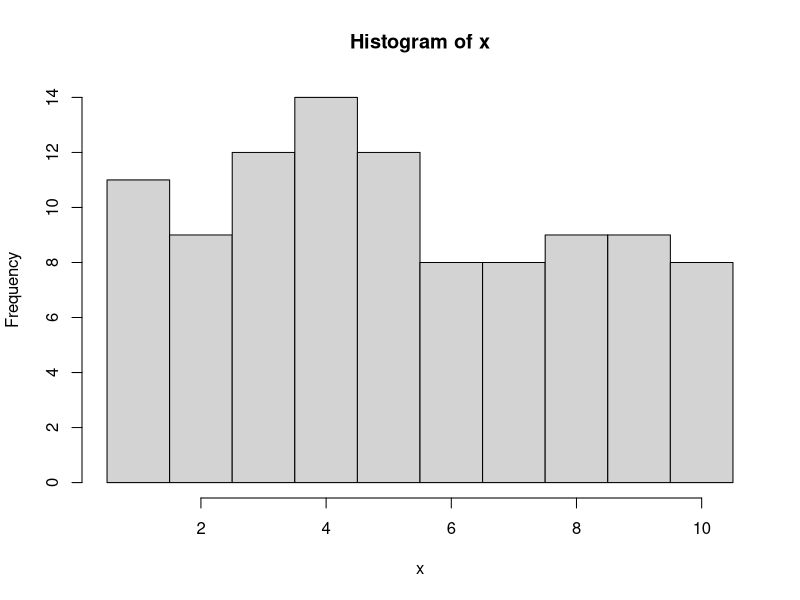
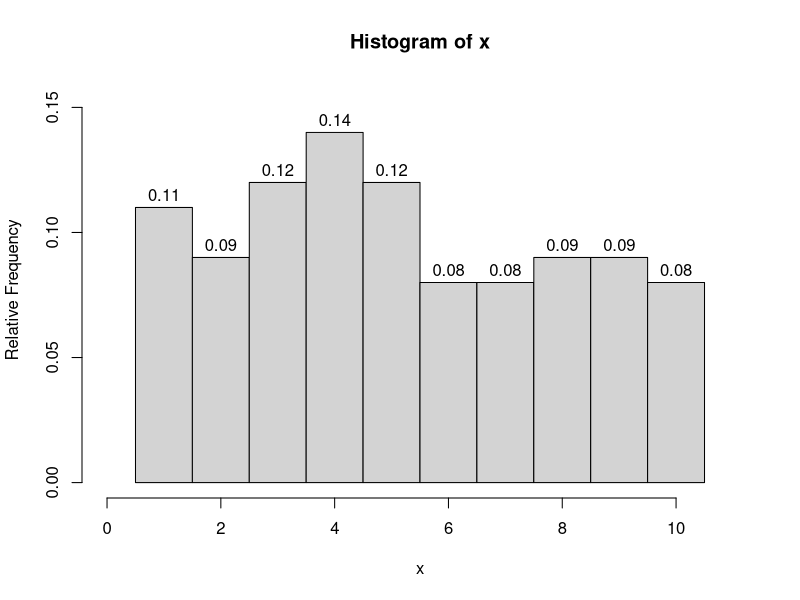

These figures' R source, in order:
## ---- chunk 1

# reseed for exam question
set.seed(runif(1,3,7))

n = 100
i = 1:n
type = sample(1:2,1)
ns = c(8,10)[type]
x = sample(1:ns,n,T)
brks = 1:(ns+1)-0.5
myhist = hist(x,breaks=brks)
counts = myhist$counts
strdie = c("eight","ten")[type]

while(T){
  b1 = sample(brks[3:(length(brks)-1)],1)
  n1 = sum(x<b1)
  b2 = sample(brks[2:(length(brks)-2)],1)
  n2 = sum(x>b2)
  b3 = sort(sample(brks[2:(length(brks)-1)],2))
  c3 = mean(b3)
  r3 = (b3[2]-b3[1])/2
  n3 = sum(abs(x-c3)<r3)
  b4 = sort(sample(brks[2:(length(brks)-1)],2))
  c4 = mean(b4)
  r4 = (b4[2]-b4[1])/2
  n4 = sum(abs(x-c4)>r4)
  
  b5 = sample(brks[3:(length(brks)-1)],1)
  n5 = sum(x<b5)
  b6 = sample(brks[2:(length(brks)-2)],1)
  n6 = sum(x>b6)
  b7 = sort(sample(brks[2:(length(brks)-1)],2))
  c7 = mean(b7)
  r7 = (b7[2]-b7[1])/2
  if(r7==round(r7)){
    wrd7 = "integer"
  } else {
    wrd7 = "half-integer"
  }
  n7 = sum(abs(x-c7)<r7)
  b8 = sort(sample(brks[2:(length(brks)-1)],2))
  c8 = mean(b8)
  r8 = (b8[2]-b8[1])/2
  if(r8==round(r8)){
    wrd8 = "integer"
  } else {
    wrd8 = "half-integer"
  }
  n8 = sum(abs(x-c8)>r8)
  p1 = n1/n
  p2 = n2/n
  p3=n3/n
  p4=n4/n
  p5=n5/n
  p6=n6/n
  p7=n7/n
  p8=n8/n
  if(r3>1 & r4>1 & r7>1 & r8>1 & r7!=r8 & r7!=r3 & r8!=r4){break}
}
## ---- chunk 2
ylim = max(counts/n)*1.1
hist(x,breaks=brks,labels = TRUE,ylim=c(0,ylim),xlim=c(0,ns+1),freq=F,ylab="Relative Frequency")
